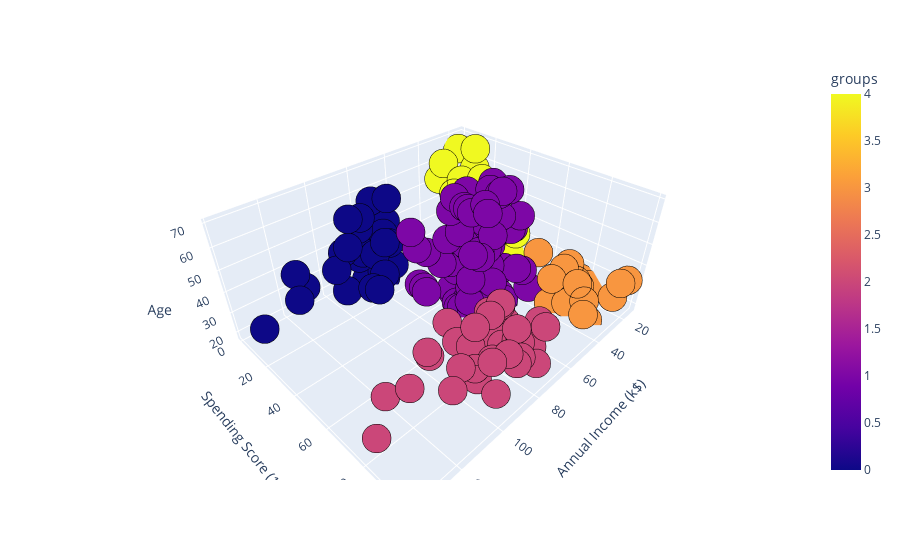

Notebook source saved alongside this figure:
### Code cell
fig = px.scatter_3d(df,x='Annual Income (k$)',y='Spending Score (1-100)',z='Age',color='groups')
# for marker border
fig.update_traces(marker=dict(size=10,line=dict(width=2,color='black')),selector=dict(mode='markers')) 
fig.show()

### Figure 1 — Plotly figure (JSON) as saved in the notebook; plotly's stock layout.template omitted (floating-point values rounded to 4 significant figures; data arrays with more than 128 entries replaced by an {"elided": "..."} marker saying what was removed)
{"data": [{"hovertemplate": "Annual Income (k$)=%{x}<br>Spending Score (1-100)=%{y}<br>Age=%{z}<br>groups=%{marker.color}<extra></extra>", "legendgroup": "", "marker": {"color": {"elided": "200 int values"}, "coloraxis": "coloraxis", "line": {"color": "black", "width": 2}, "size": 10, "symbol": "circle"}, "mode": "markers", "name": "", "scene": "scene", "showlegend": false, "type": "scatter3d", "x": {"elided": "200 int values"}, "y": {"elided": "200 int values"}, "z": {"elided": "200 int values"}}], "layout": {"coloraxis": {"colorbar": {"title": {"text": "groups"}}, "colorscale": [[0, "#0d0887"], [0.1111, "#46039f"], [0.2222, "#7201a8"], [0.3333, "#9c179e"], [0.4444, "#bd3786"], [0.5556, "#d8576b"], [0.6667, "#ed7953"], [0.7778, "#fb9f3a"], [0.8889, "#fdca26"], [1, "#f0f921"]]}, "legend": {"tracegroupgap": 0}, "margin": {"t": 60}, "scene": {"domain": {"x": [0, 1], "y": [0, 1]}, "xaxis": {"title": {"text": "Annual Income (k$)"}}, "yaxis": {"title": {"text": "Spending Score (1-100)"}}, "zaxis": {"title": {"text": "Age"}}}}}
